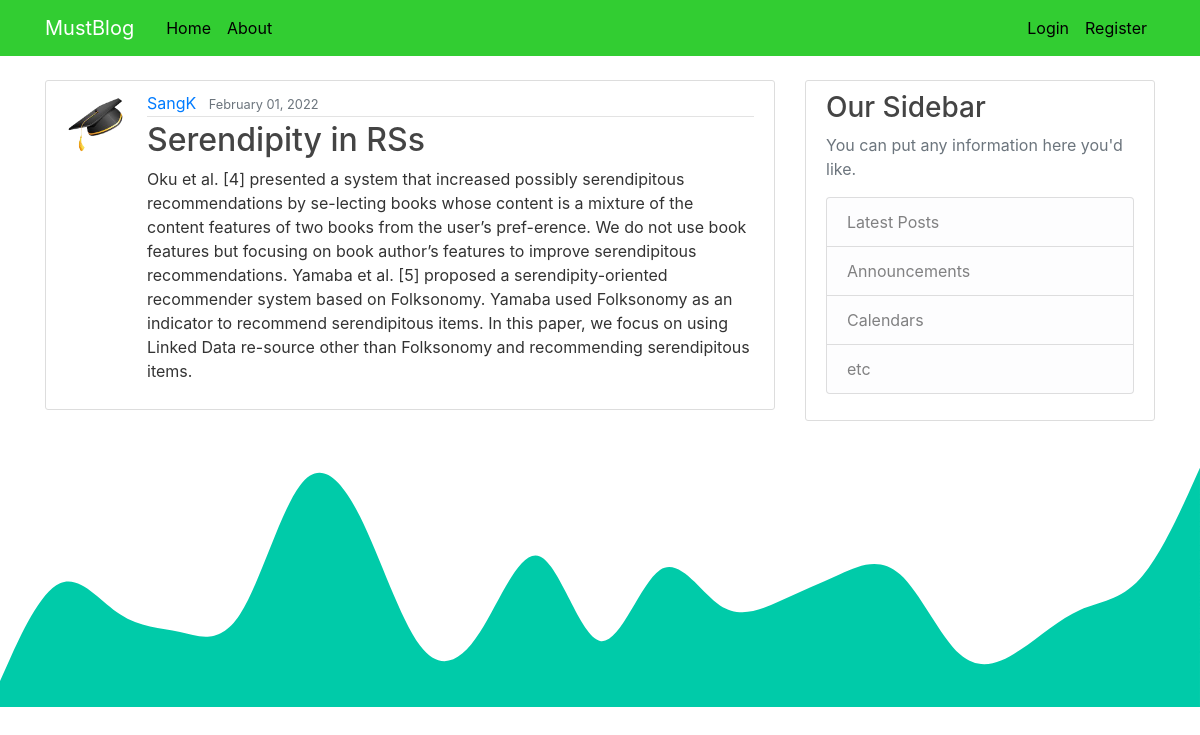
The app's page /post/1/ with its own data.
### base/models.py (models this page shows, shortened)
class Posts(models.Model):
    title = models.CharField(max_length=100)
    content = models.TextField()
    date_posted = models.DateTimeField(default=timezone.now)
    author = models.ForeignKey(User, on_delete=models.CASCADE)

### users/models.py (models this page shows, shortened)
class Profile(models.Model):
    user = models.OneToOneField(User, on_delete=models.CASCADE)
    image = models.FileField(default='default.jpg', upload_to='profile_pics')

### base/views.py (the view)
# urls.py: path('post/<int:pk>/', PostDetailView.as_view(), name='post-detail'),
class PostDetailView(DetailView):
    model = Posts

### base/templates/base/posts_detail.html (shortened to what this page needs)
{% extends "base/base.html" %}
{% block content %}
  <article class="media content-section">
    <img class="rounded-circle article-img" src="{{ object.author.profile.image.url }}">
    <div class="media-body">
      <div class="article-metadata">
        <a class="mr-2" href="{% url 'user-posts' object.author.username %}">{{ object.author }}</a>
        <small class="text-muted">{{ object.date_posted|date:"F d, Y" }}</small>
      </div>
      <h2 class="article-title">{{ object.title }}</h2>
      <p class="article-content">{{ object.content }}</p>
    </div>
  </article>
{% endblock content %}

### base/static/base/main.css (style rules this page uses)
body { background: #ddd6f3 → #faaca8; color: #333333; margin-top: 5rem; }
h1, h2, h3, h4, h5, h6 { color: #444444; }
.content-section { background: #ffffff; padding: 10px 20px; border: 1px solid #dddddd; border-radius: 3px; margin-bottom: 20px; }
.article-title { color: #444444; }
.article-content { white-space: pre-line; }
.article-img { height: 65px; width: 65px; margin-right: 16px; }
.article-metadata { padding-bottom: 1px; margin-bottom: 4px; border-bottom: 1px solid #e3e3e3 }

### records on screen
Posts: author.profile.image (picture), author "SangK", date_posted "February 01, 2022", title "Serendipity in RSs", content "Oku et al. [4] presented a system that increased possibly serendipitous recommendations by se-lecting books whose content is a mixture of the content features of two books from the user’s pref-erence. We do not use book features but focusing on book author’s features to improve serendipitous recommendations. Yamaba et al. [5] proposed a serendipity-oriented recommender system based on Folksonomy. Yamaba used Folksonomy as an indicator to recommend serendipitous items. In this paper, we focus on using Linked Data re-source other than Folksonomy and recommending serendipitous items."
